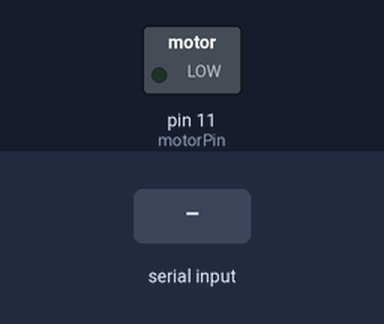
A sketch run on a simulated Arduino Uno, built with avr-gcc and run on an emulated ATmega328P. Parts: switched loads named in the sketch (green lamp = pin HIGH). Inputs (shaded band) come from the test bench. What the sketch prints to the serial monitor is not drawn.

Above: at 1.2 s.
1.3 s: "90,45\n" received over Serial
At 2.5 s:
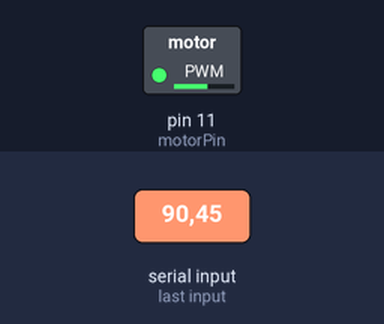
2.8 s: "30,150\n" received over Serial
At 3.9 s:
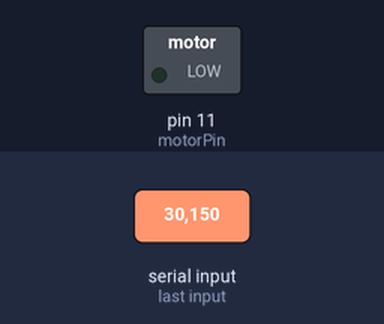
4.3 s: "90\n" received over Serial
5.8 s: "5\n" received over Serial
At 7.2 s:
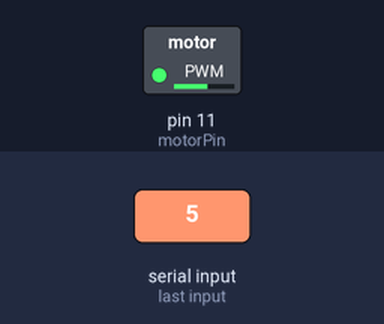
Timing chart, 0 to 8.3 s (numbered marks = the images above; inputs shaded):
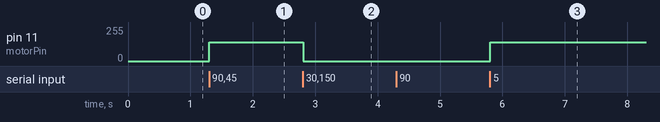

Measured:
- after the input at 1.3 s, pin 11 (motorPin): 0/255 → 141/255 at once
- after the input at 2.8 s, pin 11 (motorPin): 141/255 → 0/255 at once
- after the input at 5.8 s, pin 11 (motorPin): 0/255 → 141/255 at once

The sketch:

Controlling_a_CPU_Fan_-_User_Input_Control_-_Part_1.ino
```cpp
/*
Arduino Bootcamp
- Controlling a CPU Fan - User Input Control - Part 1
This project demonstrates how a CPU Fan can be controlled with the Arduino.
The objective is to drive a higher load with an external power source and use a transistor as a switch
The user will be asked to enter the fan speed
created 10/01/2018
modified 10/01/2018
by: Charlie Parker
*/

#define motorPin 11

void setup() {
  //define motor pin as an output
  pinMode(motorPin, OUTPUT);
  //initially turn off the fan
  analogWrite(motorPin, 0);
  Serial.begin(9600);
  //Display instructions
  Serial.println("Enter a number between 0 and 9: ");
}

void loop() {
 if (Serial.available()) {
  //Get the input from the user
  char ch = Serial.read();
  if (ch>= '0' && ch <= '9') {
    int speed = ch - '0';
    //Set the appropriate fan speed
    analogWrite(motorPin, map(speed, 0, 9, 0, 255));
  }
 }
}
```
